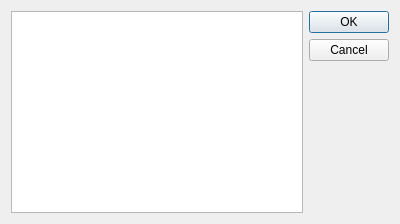
<?xml version="1.0" encoding="UTF-8"?>
<ui version="4.0">
 <class>Dialog</class>
 <widget class="QDialog" name="Dialog">
  <property name="geometry">
   <rect>
    <x>0</x>
    <y>0</y>
    <width>400</width>
    <height>224</height>
   </rect>
  </property>
  <property name="windowTitle">
   <string>Dialog</string>
  </property>
  <layout class="QHBoxLayout" name="horizontalLayout">
   <item>
    <widget class="QListView" name="lv_stage"/>
   </item>
   <item>
    <widget class="QDialogButtonBox" name="buttonBox">
     <property name="orientation">
      <enum>Qt::Vertical</enum>
     </property>
     <property name="standardButtons">
      <set>QDialogButtonBox::Cancel|QDialogButtonBox::Ok</set>
     </property>
    </widget>
   </item>
  </layout>
 </widget>
 <resources/>
 <connections>
  <connection>
   <sender>buttonBox</sender>
   <signal>accepted()</signal>
   <receiver>Dialog</receiver>
   <slot>accept()</slot>
   <hints>
    <hint type="sourcelabel">
     <x>248</x>
     <y>254</y>
    </hint>
    <hint type="destinationlabel">
     <x>157</x>
     <y>274</y>
    </hint>
   </hints>
  </connection>
  <connection>
   <sender>buttonBox</sender>
   <signal>rejected()</signal>
   <receiver>Dialog</receiver>
   <slot>reject()</slot>
   <hints>
    <hint type="sourcelabel">
     <x>316</x>
     <y>260</y>
    </hint>
    <hint type="destinationlabel">
     <x>286</x>
     <y>274</y>
    </hint>
   </hints>
  </connection>
 </connections>
</ui>
